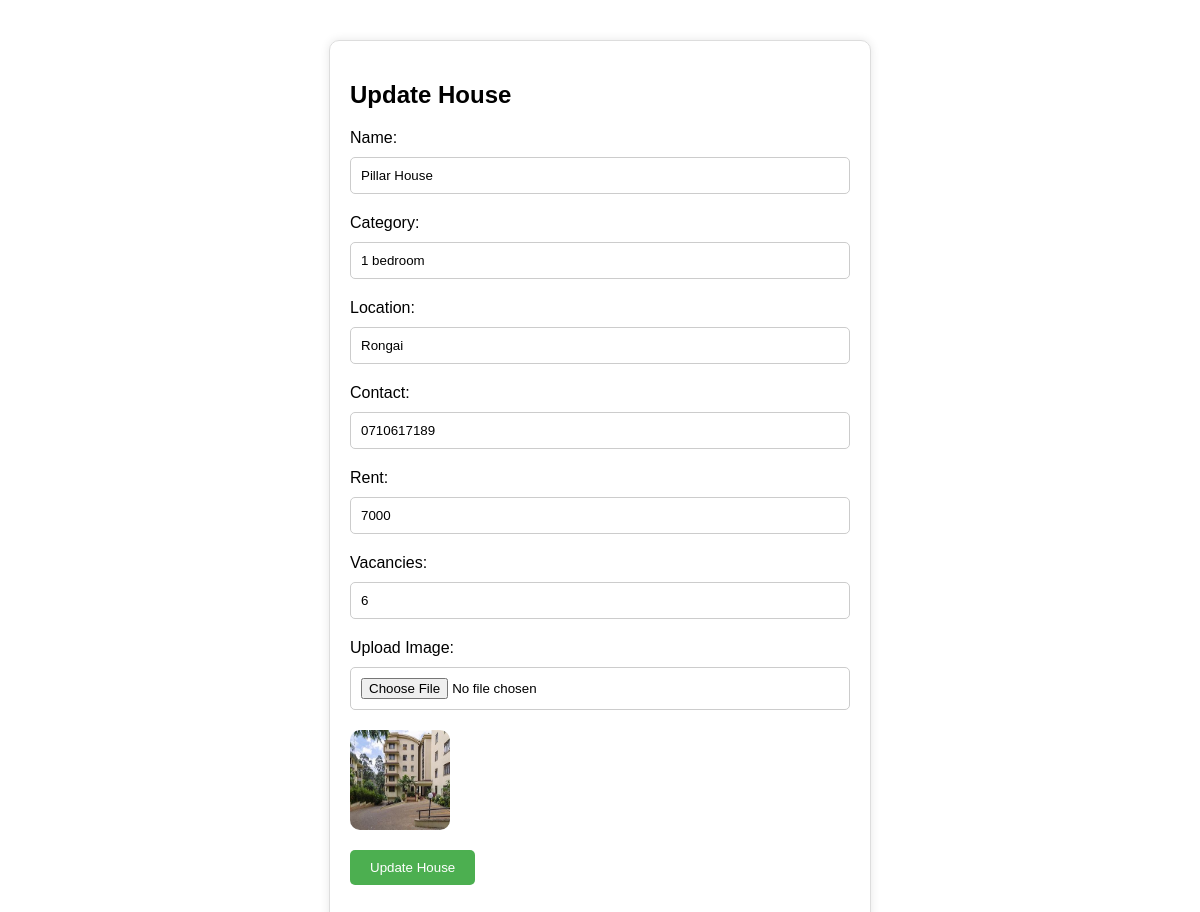
Screenshot of /buddy/admin/editHouse.php?id=3 with the database file from the repository.
### tables this page shows
CREATE TABLE `houses` (
  `id` int(11) NOT NULL,
  `name` varchar(255) NOT NULL,
  `category` varchar(100) NOT NULL,
  `location` varchar(255) NOT NULL,
  `contact` varchar(50) DEFAULT NULL,
  `rent` varchar(255) DEFAULT NULL,
  `image` varchar(255) DEFAULT NULL,
  `vacancies` varchar(255) DEFAULT NULL
);

### buddy/admin/editHouse.php (the view, shortened to what this page needs)
<?php
include '../config.php';
$id = $_GET['id'];
$sql = "SELECT * FROM houses WHERE id = ?";
if ($stmt = mysqli_prepare($link, $sql)) {
    mysqli_stmt_bind_param($stmt, "i", $id);
    mysqli_stmt_execute($stmt);
    $result = mysqli_stmt_get_result($stmt);
    $house = mysqli_fetch_assoc($result);
}
?>
<div class="container">
    <h2>Update House</h2>
    <form method="post" enctype="multipart/form-data">
        <div class="form-group">
            <label for="name">Name:</label>
            <input type="text" name="name" value="<?php echo htmlspecialchars($house['name']); ?>" required>
        </div>
        <div class="form-group">
            <label for="category">Category:</label>
            <input type="text" name="category" value="<?php echo htmlspecialchars($house['category']); ?>" required>
        </div>
        <div class="form-group">
            <label for="location">Location:</label>
            <input type="text" name="location" value="<?php echo htmlspecialchars($house['location']); ?>" required>
        </div>
        <div class="form-group">
            <label for="contact">Contact:</label>
            <input type="text" name="contact" value="<?php echo htmlspecialchars($house['contact']); ?>" required>
        </div>
        <div class="form-group">
            <label for="rent">Rent:</label>
            <input type="number" name="rent" value="<?php echo htmlspecialchars($house['rent']); ?>" required>
        </div>
        <div class="form-group">
            <label for="vacancies">Vacancies:</label>
            <input type="number" name="vacancies" value="<?php echo htmlspecialchars($house['vacancies']); ?>" required>
        </div>
        <div class="form-group">
            <label for="image">Upload Image:</label>
            <input type="file" name="image">
            <div class="image-preview">
                <img src="uploads/<?php echo htmlspecialchars($house['image']); ?>" alt="House Image">
            </div>
        </div>
        <div class="form-group">
            <input type="submit" value="Update House">
        </div>
    </form>
</div>

### buddy/admin/editHouse.php (style rules this page uses)
.container { max-width: 500px; margin: 40px auto; padding: 20px; border: 1px solid #ddd; border-radius: 10px; box-shadow: 0 0 10px rgba(0, 0, 0, 0.1); }
.form-group { margin-bottom: 20px; }
.form-group label { display: block; margin-bottom: 10px; }
.form-group input[type="text"], .form-group input[type="number"], .form-group input[type="file"] { width: 100%; padding: 10px; border: 1px solid #ccc; border-radius: 5px; }
.form-group input[type="submit"] { background-color: #4CAF50; color: #fff; padding: 10px 20px; border: none; border-radius: 5px; cursor: pointer; }
.image-preview { margin-top: 20px; }
.image-preview img { width: 100px; height: 100px; border-radius: 10px; }

### rows the page displays
houses: name "Pillar House", category "1 bedroom", location "Rongai", contact "0710617189", rent "7000", vacancies "6", image (picture)
